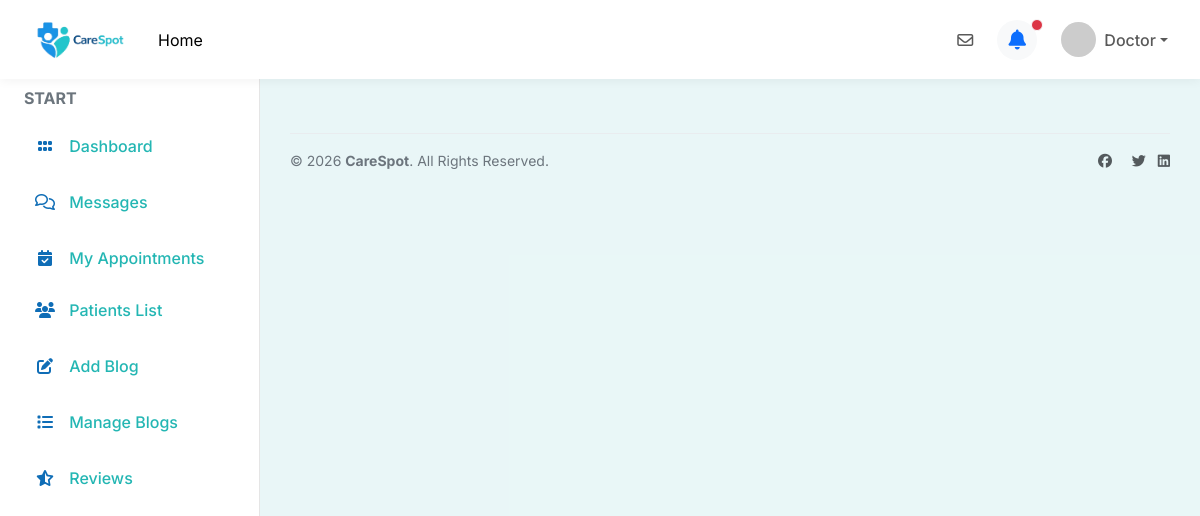
/doctorPostDetails/16/, run on an earlier commit of the app's database.
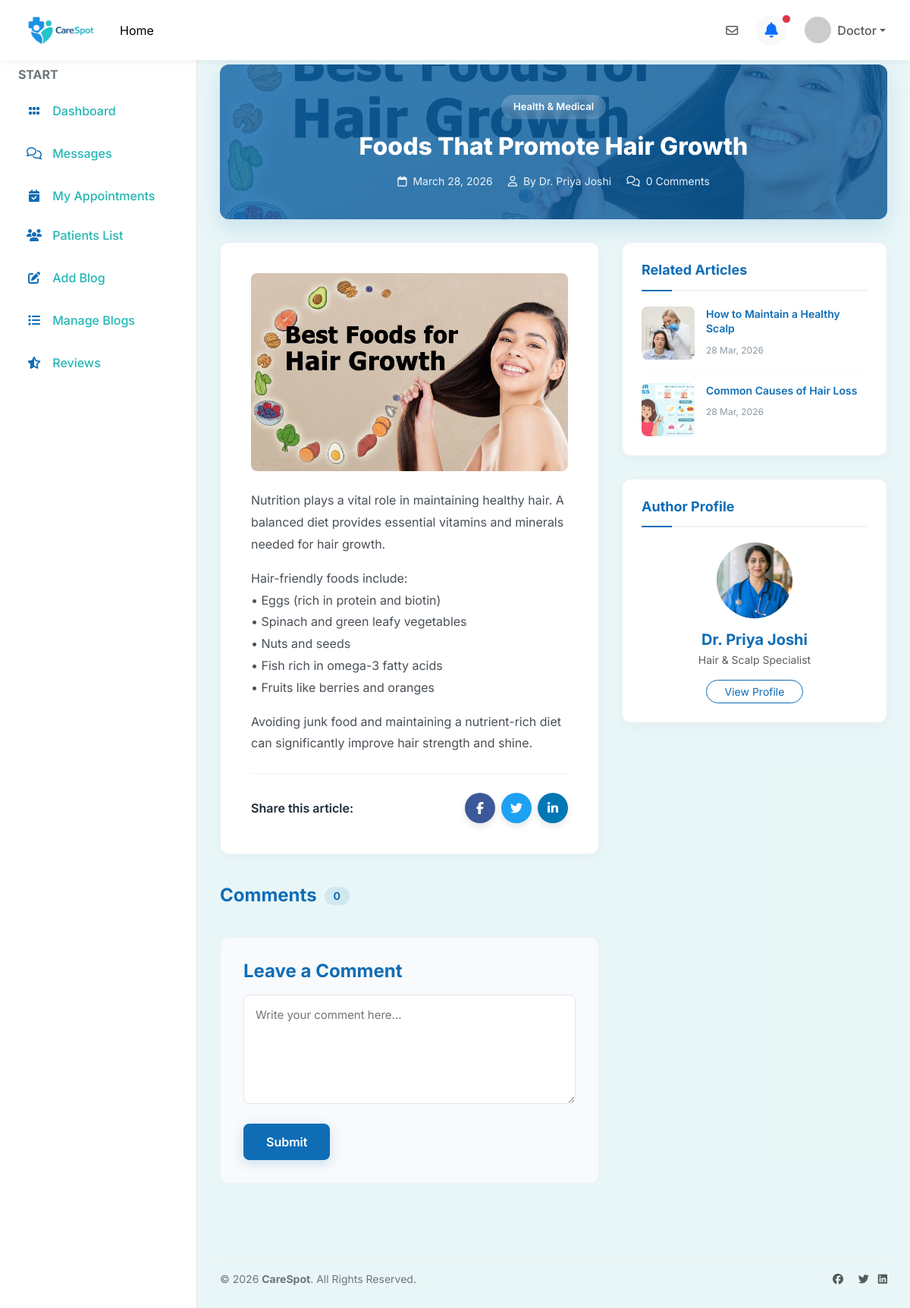
And on a later commit of the database.
### user/models.py (models this page shows, shortened)
class tblDoctorPost(models.Model):
    doctorPostID=models.AutoField(primary_key=True)
    doctorID=models.ForeignKey(tblDoctor,on_delete=models.CASCADE)
    title=models.TextField(max_length=100)
    description=models.TextField(max_length=500)
    thumbnail=models.ImageField(upload_to='images/')
    createDT=models.DateTimeField(auto_now_add=True)

class tblDoctor(models.Model):
    doctorID=models.AutoField(primary_key=True)
    userID=models.ForeignKey(tblUser,on_delete=models.CASCADE)
    displayName=models.TextField(max_length=50)
    displayContact=models.TextField(max_length=15)
    bio=models.TextField(max_length=500)
    subcategoryID=models.ForeignKey(tblSubcategory,on_delete=models.CASCADE)
    displayAddress=models.TextField(max_length=100)
    yearOfExperience=models.IntegerField()
    licenseNo=models.TextField(max_length=50)
    documents=models.FileField(upload_to='doctor_documents/')
    mode=models.IntegerField(default=1)
    consultationFees=models.DecimalField(max_digits=10, decimal_places=2, default=500.00)
    approval_status = models.CharField(max_length=20, default='pending', choices=[('pending', 'Pending'), ('approved', 'Approved'), ('rejected', 'Rejected')])

class tblUser(models.Model):
    userID=models.AutoField(primary_key=True)
    userName=models.TextField(max_length=50)
    password=models.TextField(max_length=10)
    registrationDT=models.DateTimeField(auto_now_add=True)
    profilePic=models.ImageField(upload_to='images/')
    email=models.TextField(max_length=100)
    mobileNumber=models.TextField(max_length=15)
    cityID=models.ForeignKey(tblCity,on_delete=models.CASCADE)
    IsDoctor=models.BooleanField(default=False)
    last_seen=models.DateTimeField(null=True, blank=True)

class tblSubcategory(models.Model):
    subcategoryID=models.AutoField(primary_key=True)
    subcategoryName=models.TextField(max_length=50)
    CategoryID=models.ForeignKey(tblCategory,on_delete=models.CASCADE)

### user/views.py (the view, shortened to what this page needs)
# urls.py: path('doctorPostDetails/<int:id>/',views.doctorPostDetails , name='doctorPostDetails'),
def doctorPostDetails(request,id):
    user_id = request.session.get('user_id')
    user = None
    is_patient = False
    if user_id:
        user = tblUser.objects.filter(userID=user_id).first()
        if user:
            c = tblClient.objects.filter(userID=user.userID).first()
            if c:
                is_patient = True
    if is_patient:
        base_template = 'patient_base.html'
    else:
        base_template = 'base.html'
    current_post = tblDoctorPost.objects.filter(doctorPostID=id).first()
    related_articles = tblDoctorPost.objects.none()
    if current_post:
        related_articles = tblDoctorPost.objects.filter(doctorID=current_post.doctorID).exclude(doctorPostID=id).order_by('-createDT')[:3]
    data={
        "blogs":tblDoctorPost.objects.filter(doctorPostID=id),
        "related_articles": related_articles,
        'comments':tblComments.objects.filter(doctorPostID=id, parent=None).order_by('-createdDT'),
        'base_template': base_template,
        'is_patient': is_patient,
    }
    return render(request,'doctor_post_details.html',data)

### user/templates/doctor_post_details.html (shortened to what this page needs)
{% extends base_template %}
{% block nav_home %}active{% endblock %}
{% block content %}
<div class="container-fluid p-0">
	{% for blog in blogs %}
	<div class="post-header">
		{% if blog.thumbnail %}
		<img src="{{ blog.thumbnail.url }}" class="post-header-bg" alt="Background blur">
		{% endif %}
		<div class="post-header-content text-center">
			<span class="post-category">Health & Medical</span>
			<h1 class="post-title"><span class="text-white">{{ blog.title }}</span></h1>
			<div class="post-meta justify-content-center">
				<div class="post-meta-item">
					<i class="fa-regular fa-calendar"></i>
					{{ blog.createDT|date:"F j, Y" }}
				</div>
				<div class="post-meta-item">
					<i class="fa-regular fa-user"></i>
					By {{ blog.doctorID.displayName }}
				</div>
				<div class="post-meta-item">
					<i class="fa-regular fa-comments"></i>
					{{ comments.count }} Comments
				</div>
			</div>
		</div>
	</div>
	<div class="post-container">
		<div class="post-content-column">
			<div class="post-body-box">
				{% if blog.thumbnail %}
				<img src="{{ blog.thumbnail.url }}" class="img-fluid rounded-3 mb-4 w-100"
					style="max-height: 400px; object-fit: cover;" alt="{{ blog.title }}">
				{% endif %}
				{{ blog.description|linebreaks }}
				<div class="share-wrapper">
					<span class="share-text">Share this article:</span>
					<div class="d-flex gap-2">
						<a href="#" class="social-btn s-fb"><i class="fa-brands fa-facebook-f"></i></a>
						<a href="#" class="social-btn s-tw"><i class="fa-brands fa-twitter"></i></a>
						<a href="#" class="social-btn s-li"><i class="fa-brands fa-linkedin-in"></i></a>
					</div>
				</div>
			</div>
			<div class="comments-wrapper">
				<h3 class="section-title">Comments <span class="badge">{{ comments.count }}</span></h3>
				<div class="add-comment-box" id="add-comment">
					<h4 class="mb-3 fw-bold">Leave a Comment</h4>
					<form method="post">{% csrf_token %}
						<textarea name="comment" id="comment-text" rows="5" placeholder="Write your comment here..."
							required></textarea>
						<input type="submit" name="btnComment" class="btn-submit-comment">
					</form>
				</div>
			</div>
		</div>
		<div class="post-sidebar-column">
			<div class="sidebar-widget">
				<h4>Related Articles</h4>
				{% for article in related_articles %}
				<a href="{% url 'doctorPostDetails' article.doctorPostID %}" class="mini-post">
					{% if article.thumbnail %}
					<img src="{{ article.thumbnail.url }}" alt="{{ article.title }}">
					{% else %}
					<img src="/static/images/blog-placeholder.jpg" alt="{{ article.title }}">
					{% endif %}
					<div>
						<h5 class="mini-post-title">{{ article.title }}</h5>
						<span class="mini-post-meta">{{ article.createDT|date:"d M, Y" }}</span>
					</div>
				</a>
				{% empty %}
				<p class="text-muted small mb-0">No more articles from this author.</p>
				{% endfor %}
			</div>
			<div class="sidebar-widget">
				<h4>Author Profile</h4>
				<div class="text-center">
					{% if blog.doctorID.userID.profilePic %}
					<img src="{{ blog.doctorID.userID.profilePic.url }}" class="rounded-circle mb-3"
						style="width: 100px; height: 100px; object-fit: cover;" alt="">
					{% else %}
					<div class="rounded-circle bg-primary text-white d-flex align-items-center justify-content-center mx-auto mb-3"
						style="width: 100px; height: 100px; font-size: 36px; font-weight: bold;">
						{{ blog.doctorID.displayName|make_list|first|upper }}
					</div>
					{% endif %}
					<h5 class="fw-bold mb-1">{{ blog.doctorID.displayName }}</h5>
					<p class="text-muted small mb-3">{{ blog.doctorID.subcategoryID.subcategoryName }}</p>
					<a href="{% url 'viewDoctorProfile' blog.doctorID.doctorID %}"
						class="btn btn-outline-primary btn-sm rounded-pill px-4">View Profile</a>
				</div>
			</div>
		</div>
	</div>
	{% endfor %}
</div>
{% endblock %}

### user/templates/base.html (shortened to what this page needs)
{% load static %}
<!DOCTYPE html>
<html lang="en">
<head>
    <link href="{% static 'css/carespot-theme.css' %}" rel="stylesheet">
    <link href="https://cdn.jsdelivr.net/npm/bootstrap@5.3.0/dist/css/bootstrap.min.css" rel="stylesheet">
    <link href="https://cdnjs.cloudflare.com/ajax/libs/font-awesome/6.5.0/css/all.min.css" rel="stylesheet">
</head>
<body>
    <div id="wrapper">
        {% block header %}
        <header class="navbar navbar-expand-lg navbar-light top-navbar fixed-top w-100">
            <div class="container-fluid px-4">
                <a class="navbar-brand d-flex align-items-center" href="{% url 'doctorDashboard' %}">
                    <img src="/media/images/careSpotText.png" alt="" class="align center height-58" width="110">
                </a>
                <div class="collapse navbar-collapse justify-content-end" id="topNavbarContent">
                    <ul class="navbar-nav me-auto mb-2 mb-lg-0">
                        <li class="nav-item">
                            <a class="nav-link {% block nav_home %}{% endblock %}" aria-current="page"
                                href="{% url 'home' %}">Home</a>
                        </li>
                    </ul>
                    <ul class="navbar-nav align-items-center gap-3">
                        <li class="nav-item">
                            <a class="nav-link" href="{% url 'doctorMessages' %}"><i class="fa-regular fa-envelope"></i></a>
                        </li>
                        <li class="nav-item dropdown notification-dropdown position-relative notification-bell">
                            <a class="nav-link fs-5 text-secondary p-0" href="#" id="notificationDropdownToggle" role="button" data-bs-toggle="dropdown" aria-expanded="false">
                                <div class="bg-light rounded-circle d-flex align-items-center justify-content-center" style="width: 40px; height: 40px">
                                    <i class="fa-solid fa-bell text-primary"></i>
                                </div>
                                <span id="notificationDot" class="position-absolute {% if nav_general_count == 0 %}d-none{% endif %} top-0 start-100 translate-middle p-1 bg-danger border border-light rounded-circle" style="width: 12px; height: 12px; margin-top: 5px">
                                </span>
                            </a>
                        </li>
                        <li class="nav-item dropdown">
                            <a class="nav-link dropdown-toggle d-flex align-items-center" href="#" id="profileDropdown"
                                role="button" data-bs-toggle="dropdown" aria-expanded="false">
                                <img src="{{request.session.profilePic|default:'https://ui-avatars.com/api/?name=Doctor&background=0D8ABC&color=fff'}}"
                                    alt="Profile" class="rounded-circle me-2" width="35" height="35">
                                <span class="fw-medium">{{ request.session.displayName|default:"Doctor" }}</span>
                            </a>
                        </li>
                    </ul>
                </div>
            </div>
        </header>
        {% endblock %}
        {% block layout %}
        <div class="dashboard-container">
            {% block sidebar %}
            <nav id="sidebarMenu" class="sidebar collapse d-md-block">
                <div class="position-sticky">
                    <ul class="nav flex-column mt-3">
                        <li class="nav-item mb-2 px-4 text-uppercase fs-7 fw-bold text-secondary">Start</li>
                        <li class="nav-item">
                            <a class="nav-link {% block sidebar_nav_dashboard %}{% endblock %}"
                                href="{% url 'doctorDashboard' %}">
                                <i class="fa-solid fa-grip"></i> Dashboard
                            </a>
                        </li>
                        <li class="nav-item">
                            <a class="nav-link {% block sidebar_nav_messages %}{% endblock %}"
                                href="{% url 'doctorMessages' %}">
                                <i class="fa-regular fa-comments"></i> Messages
                            </a>
                        </li>
                        <li class="nav-item">
                            <a class="nav-link {% block sidebar_nav_appointments %}{% endblock %}"
                                href="{% url 'doctorSetSchedule' %}">
                                <i class="fa-solid fa-calendar-check"></i> My Appointments
                            </a>
                            <a class="nav-link {% block sidebar_nav_patients %}{% endblock %}"
                                href="{% url 'doctorTotalPatients' %}">
                                <i class="fa-solid fa-users"></i> Patients List
                            </a>
                        </li>
                        <li class="nav-item">
                            <a class="nav-link {% block sidebar_nav_addblog %}{% endblock %}"
                                href="{% url 'doctorPostAdd' %}">
                                <i class="fa-solid fa-pen-to-square"></i> Add Blog
                            </a>
                        </li>
                        <li class="nav-item">
                            <a class="nav-link {% block sidebar_nav_manage_blogs %}{% endblock %}" href="{% url 'doctorManageBlogs' %}">
                                <i class="fa-solid fa-list"></i> Manage Blogs
                            </a>
                        </li>
                        <li class="nav-item">
                            <a class="nav-link {% block sidebar_nav_reviews %}{% endblock %}"
                                href="{% url 'doctorReviews' %}">
                                <i class="fa-solid fa-star-half-stroke"></i> Reviews
                            </a>
                        </li>
                    </ul>
                </div>
            </nav>
            {% endblock %}
            <main class="main-content">
                {% block content %}
                {% endblock %}
                {% block footer %}
                <footer class="dashboard-footer d-flex justify-content-between align-items-center flex-wrap pt-3 mt-5">
                    <p class="mb-0 small">&copy; 2026 <strong>CareSpot</strong>. All Rights Reserved.</p>
                    <ul class="list-inline mb-0 small">
                        <li class="list-inline-item"><a href="#" class="text-decoration-none text-muted"><i
                                    class="fa-brands fa-facebook"></i></a></li>
                        <li class="list-inline-item mx-2"><a href="#" class="text-decoration-none text-muted"><i
                                    class="fa-brands fa-twitter"></i></a></li>
                        <li class="list-inline-item"><a href="#" class="text-decoration-none text-muted"><i
                                    class="fa-brands fa-linkedin"></i></a></li>
                    </ul>
                </footer>
                {% endblock %}
            </main>
        </div>
        {% endblock %}
    </div>
</body>
</html>

What changed in the data, as far as the page shows it:
added tblDoctorPost: thumbnail (picture), title "Foods That Promote Hair Growth", createDT "March 28, 2026", doctorID.displayName "Dr. Priya Joshi", count "0", description "Nutrition plays a vital role in maintaining healthy hair. A balanced diet provides essential vitamins and minerals needed for hair growth. Hair-friendly foods include: • Eggs (rich in protein and biotin) • Spinach and green leafy vegetables • Nuts and seeds • Fish rich in omega-3 fatty acids • Fruits like berries and oranges Avoiding junk food and maintaining a nutrient-rich diet can significantly improve hair strength and shine.", doctorID.userID.profilePic (picture), doctorID.subcategoryID.subcategoryName "Hair & Scalp Specialist"
added tblDoctorPost: thumbnail (picture), title "How to Maintain a Healthy Scalp", createDT "28 Mar, 2026", shown under "Foods That Promote Hair Growth"
added tblDoctorPost: thumbnail (picture), title "Common Causes of Hair Loss", createDT "28 Mar, 2026", shown under "Foods That Promote Hair Growth"
